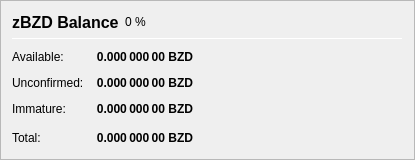
                       <widget class="QFrame" name="frame_ZerocoinBalances">
                        <property name="sizePolicy">
                         <sizepolicy hsizetype="Fixed" vsizetype="Fixed">
                          <horstretch>0</horstretch>
                          <verstretch>0</verstretch>
                         </sizepolicy>
                        </property>
                        <property name="minimumSize">
                         <size>
                          <width>415</width>
                          <height>160</height>
                         </size>
                        </property>
                        <property name="maximumSize">
                         <size>
                          <width>415</width>
                          <height>160</height>
                         </size>
                        </property>
                        <property name="baseSize">
                         <size>
                          <width>415</width>
                          <height>160</height>
                         </size>
                        </property>
                        <property name="frameShape">
                         <enum>QFrame::StyledPanel</enum>
                        </property>
                        <property name="frameShadow">
                         <enum>QFrame::Raised</enum>
                        </property>
                        <layout class="QVBoxLayout" name="verticalLayout_7">
                         <item>
                          <layout class="QHBoxLayout" name="horizontalLayout_8" stretch="0,0,0">
                           <item>
                            <widget class="QLabel" name="label_5z_3">
                             <property name="minimumSize">
                              <size>
                               <width>0</width>
                               <height>20</height>
                              </size>
                             </property>
                             <property name="font">
                              <font>
                               <pointsize>12</pointsize>
                               <weight>75</weight>
                               <bold>true</bold>
                              </font>
                             </property>
                             <property name="text">
                              <string>zBZD Balance</string>
                             </property>
                            </widget>
                           </item>
                           <item>
                            <widget class="QLabel" name="labelzBZDPercent">
                             <property name="text">
                              <string notr="true">0 %</string>
                             </property>
                            </widget>
                           </item>
                           <item>
                            <spacer name="horizontalSpacer_11">
                             <property name="orientation">
                              <enum>Qt::Horizontal</enum>
                             </property>
                             <property name="sizeHint" stdset="0">
                              <size>
                               <width>40</width>
                               <height>20</height>
                              </size>
                             </property>
                            </spacer>
                           </item>
                          </layout>
                         </item>
                         <item>
                          <widget class="Line" name="line_ZerocoinBalance">
                           <property name="minimumSize">
                            <size>
                             <width>0</width>
                             <height>1</height>
                            </size>
                           </property>
                           <property name="maximumSize">
                            <size>
                             <width>16777215</width>
                             <height>1</height>
                            </size>
                           </property>
                           <property name="orientation">
                            <enum>Qt::Horizontal</enum>
                           </property>
                          </widget>
                         </item>
                         <item>
                          <spacer name="verticalSpacer_7">
                           <property name="orientation">
                            <enum>Qt::Vertical</enum>
                           </property>
                           <property name="sizeType">
                            <enum>QSizePolicy::Fixed</enum>
                           </property>
                           <property name="sizeHint" stdset="0">
                            <size>
                             <width>20</width>
                             <height>5</height>
                            </size>
                           </property>
                          </spacer>
                         </item>
                         <item>
                          <layout class="QGridLayout" name="gridLayout_5">
                           <property name="spacing">
                            <number>12</number>
                           </property>
                           <item row="1" column="0">
                            <widget class="QLabel" name="labelzBalanceMatureText">
                             <property name="toolTip">
                              <string>Mature: more than 20 confirmation and more than 3 mints of the same denomination after it was minted.
These zBZD are spendable.</string>
                             </property>
                             <property name="text">
                              <string>Available:</string>
                             </property>
                            </widget>
                           </item>
                           <item row="2" column="0">
                            <widget class="QLabel" name="labelzBalanceUnconfirmedText">
                             <property name="toolTip">
                              <string>Unconfirmed: less than 20 confirmations
Immature: confirmed, but less than 3 mints of the same denomination after it was minted</string>
                             </property>
                             <property name="text">
                              <string>Unconfirmed:</string>
                             </property>
                            </widget>
                           </item>
                           <item row="4" column="2">
                            <spacer name="horizontalSpacer_4">
                             <property name="orientation">
                              <enum>Qt::Horizontal</enum>
                             </property>
                             <property name="sizeHint" stdset="0">
                              <size>
                               <width>40</width>
                               <height>20</height>
                              </size>
                             </property>
                            </spacer>
                           </item>
                           <item row="4" column="0">
                            <widget class="QLabel" name="labelzBalanceText">
                             <property name="toolTip">
                              <string>Your current zBZD balance, unconfirmed and immature zBZD included.</string>
                             </property>
                             <property name="text">
                              <string>Total:</string>
                             </property>
                            </widget>
                           </item>
                           <item row="4" column="1">
                            <widget class="QLabel" name="labelzBalance">
                             <property name="font">
                              <font>
                               <weight>75</weight>
                               <bold>true</bold>
                              </font>
                             </property>
                             <property name="cursor">
                              <cursorShape>IBeamCursor</cursorShape>
                             </property>
                             <property name="toolTip">
                              <string>Your current zBZD balance, unconfirmed and immature zBZD included.</string>
                             </property>
                             <property name="text">
                              <string notr="true">0.000 000 00 BZD</string>
                             </property>
                             <property name="alignment">
                              <set>Qt::AlignRight|Qt::AlignTrailing|Qt::AlignVCenter</set>
                             </property>
                             <property name="textInteractionFlags">
                              <set>Qt::LinksAccessibleByMouse|Qt::TextSelectableByKeyboard|Qt::TextSelectableByMouse</set>
                             </property>
                            </widget>
                           </item>
                           <item row="3" column="0">
                            <widget class="QLabel" name="labelzBalanceImmatureText">
                             <property name="toolTip">
                              <string>Unconfirmed: less than 20 confirmations
Immature: confirmed, but less than 3 mints of the same denomination after it was minted</string>
                             </property>
                             <property name="text">
                              <string>Immature:</string>
                             </property>
                            </widget>
                           </item>
                           <item row="2" column="1">
                            <widget class="QLabel" name="labelzBalanceUnconfirmed">
                             <property name="font">
                              <font>
                               <weight>75</weight>
                               <bold>true</bold>
                              </font>
                             </property>
                             <property name="toolTip">
                              <string>Unconfirmed: less than 20 confirmations
Immature: confirmed, but less than 3 mints of the same denomination after it was minted</string>
                             </property>
                             <property name="text">
                              <string notr="true">0.000 000 00 BZD</string>
                             </property>
                             <property name="alignment">
                              <set>Qt::AlignRight|Qt::AlignTrailing|Qt::AlignVCenter</set>
                             </property>
                            </widget>
                           </item>
                           <item row="1" column="1">
                            <widget class="QLabel" name="labelzBalanceMature">
                             <property name="font">
                              <font>
                               <weight>75</weight>
                               <bold>true</bold>
                              </font>
                             </property>
                             <property name="toolTip">
                              <string>Mature: more than 20 confirmation and more than 3 mints of the same denomination after it was minted.
These zBZD are spendable.</string>
                             </property>
                             <property name="text">
                              <string notr="true">0.000 000 00 BZD</string>
                             </property>
                             <property name="alignment">
                              <set>Qt::AlignRight|Qt::AlignTrailing|Qt::AlignVCenter</set>
                             </property>
                            </widget>
                           </item>
                           <item row="3" column="1">
                            <widget class="QLabel" name="labelzBalanceImmature">
                             <property name="font">
                              <font>
                               <weight>75</weight>
                               <bold>true</bold>
                              </font>
                             </property>
                             <property name="toolTip">
                              <string>Unconfirmed: less than 20 confirmations
Immature: confirmed, but less than 3 mints of the same denomination after it was minted</string>
                             </property>
                             <property name="text">
                              <string notr="true">0.000 000 00 BZD</string>
                             </property>
                             <property name="alignment">
                              <set>Qt::AlignRight|Qt::AlignTrailing|Qt::AlignVCenter</set>
                             </property>
                            </widget>
                           </item>
                          </layout>
                         </item>
                         <item>
                          <spacer name="verticalSpacer_4">
                           <property name="orientation">
                            <enum>Qt::Vertical</enum>
                           </property>
                           <property name="sizeHint" stdset="0">
                            <size>
                             <width>20</width>
                             <height>40</height>
                            </size>
                           </property>
                          </spacer>
                         </item>
                        </layout>
                       </widget>
